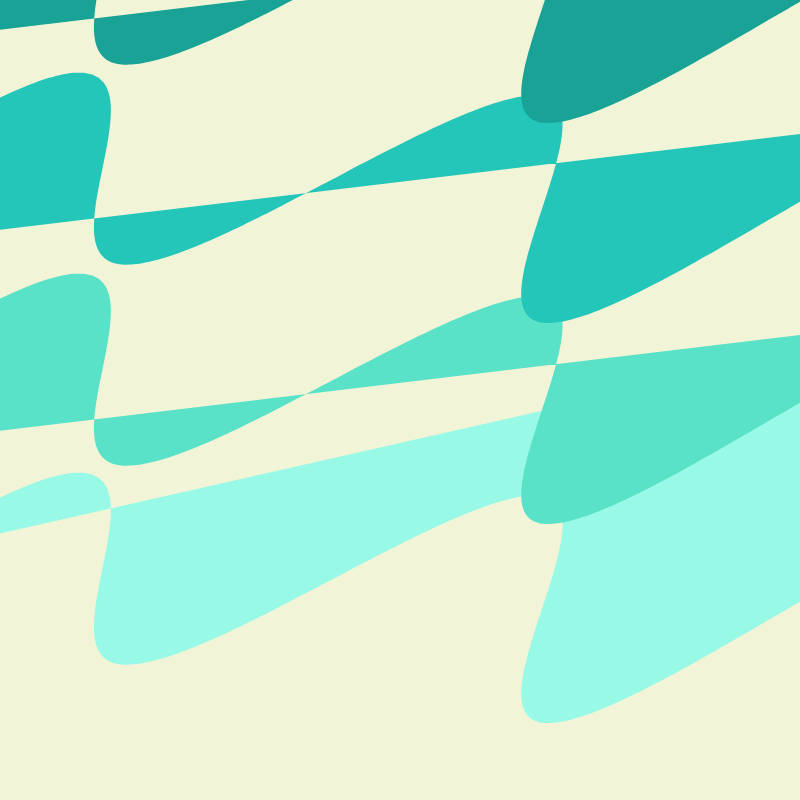
Frame 1 (no input)
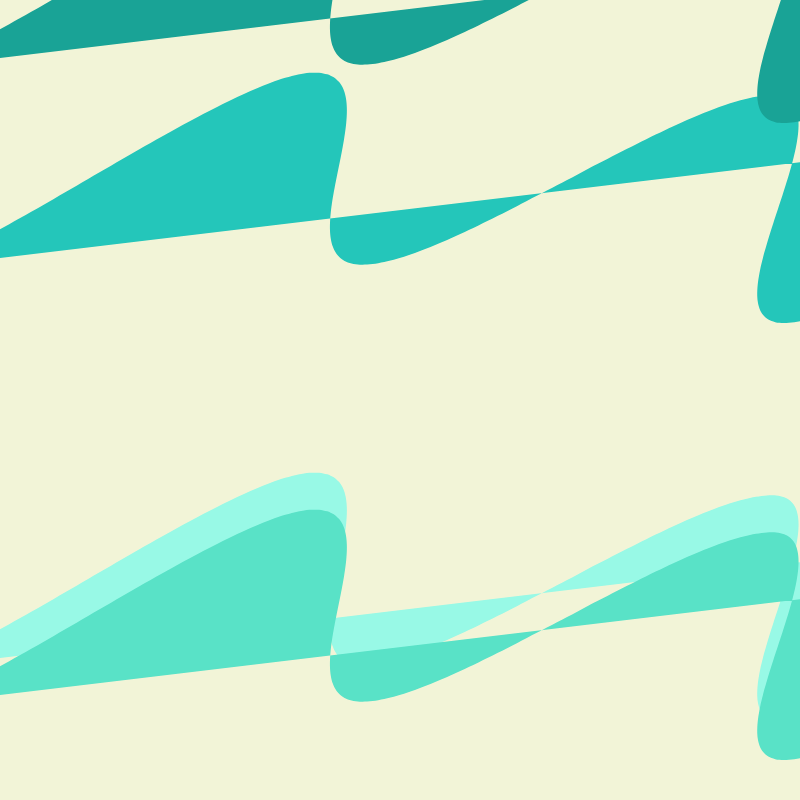
Frame 60 (no input)
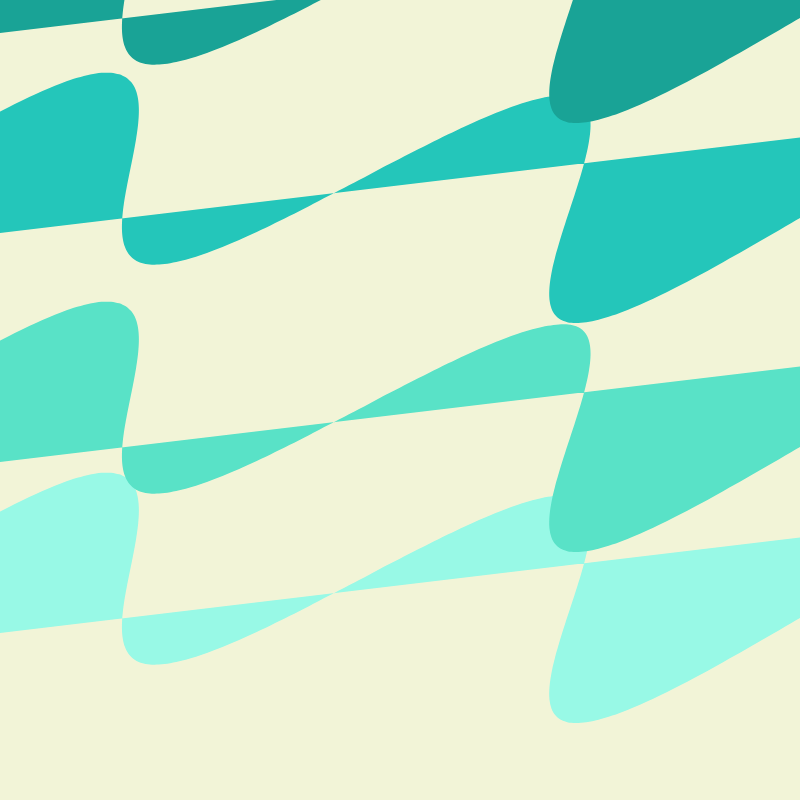
Frame 120 (the mouse pressed at the canvas centre since frame 60)

The p5.js sketch that drew these frames (run headless with seeded random() and noise() and a simulated clock; from frame 60 on, the mouse is pressed at the canvas centre):

// p5.js sketch
// ── sketch.js
let offset = 0;
let value = 0.03;
let wavesHeight = 350;
var x = 1;
var xChange = 0.5;
var changeDirection = false;
let waveDistance = 250;
var inc = 0.02;

function setup() {
  createCanvas(800, 800);
  xChange = 4;
  frameRate(20);

}

function draw() {
  background('#f2f4d7');


  push()
  translate(x, -200);

  makeWaves('#98f9e6');
  pop()

  push()
  translate(x, x - 400);
  makeWaves('#59e2c7');
  pop()

  push()
  translate(x, -600);
  makeWaves('#24c6ba');
  pop()

  push()
  translate(x, -800);
  makeWaves('#19a396');
  pop()

  x = x + xChange;
  // translate (x+50, 0);
  // makeWaves();

  if (x > waveDistance || x <0) {
    xChange = -xChange;
  }


  //   fill ('#c5efe8');
  //   noStroke();
  //   rect(0, 0, 800, 400)

  //   fill('#ef9c50' );
  // arc (400, 400, 400, 400, PI, -TWO_PI);
  //     fill('#f2a876' );
  // arc (400, 400, 250, 250, PI, -TWO_PI);

  //      fill('#f7c87e' );
  // arc (400, 400, 100, 100, PI, -TWO_PI);
  //   //  fill('#f2f4d7');
  //   // rect(0, 400, 800, 400)

}



function makeWaves(colorWave) {

  colorPick = color(colorWave);

  noStroke();
  // stroke(255)
  // strokeWeight (1)
  fill(colorPick);
  colorPick.setAlpha(3)
  rotate(radians(180));
  translate(-400, -800);
  scale(1.2);

  beginShape();
  vertex(-200, height);
  var xoff = 0;
  var yoff = 0;
  var zoff = 0;
  
  for (var x = -600; x < width; x += 4) {
    var n = noise(xoff, yoff, zoff);
    var angle = map(n, 0, width, 0, TWO_PI);
    // var angle = offset + n + x * 0.01;
    // map x between 0 and width to 0 and Two Pi
    var y = map(sin(angle), -1, 1, 200, 150);
    var value = map(n,0,1,-wavesHeight,wavesHeight);
    noiseDetail (0.5, 1)
      curveVertex(x - value, y+value);
    

     // (x, y)
xoff += inc;
  }
  offset += 0.03;
  vertex(width, height);
  yoff += inc;
  endShape();
  zoff += 0.01;

}
